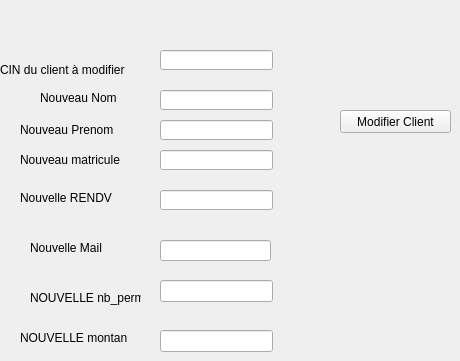
      <widget class="QWidget" name="tab_20">
       <attribute name="title">
        <string>Modifier</string>
       </attribute>
       <widget class="QLabel" name="label_77">
        <property name="geometry">
         <rect>
          <x>0</x>
          <y>60</y>
          <width>151</width>
          <height>20</height>
         </rect>
        </property>
        <property name="text">
         <string>CIN du client à modifier</string>
        </property>
       </widget>
       <widget class="QLabel" name="label_78">
        <property name="geometry">
         <rect>
          <x>40</x>
          <y>90</y>
          <width>81</width>
          <height>16</height>
         </rect>
        </property>
        <property name="text">
         <string>Nouveau Nom</string>
        </property>
       </widget>
       <widget class="QLabel" name="label_79">
        <property name="geometry">
         <rect>
          <x>20</x>
          <y>120</y>
          <width>121</width>
          <height>20</height>
         </rect>
        </property>
        <property name="text">
         <string>Nouveau Prenom</string>
        </property>
       </widget>
       <widget class="QLabel" name="label_80">
        <property name="geometry">
         <rect>
          <x>20</x>
          <y>150</y>
          <width>111</width>
          <height>20</height>
         </rect>
        </property>
        <property name="text">
         <string>Nouveau matricule</string>
        </property>
       </widget>
       <widget class="QLabel" name="label_81">
        <property name="geometry">
         <rect>
          <x>20</x>
          <y>190</y>
          <width>111</width>
          <height>16</height>
         </rect>
        </property>
        <property name="text">
         <string>Nouvelle RENDV</string>
        </property>
       </widget>
       <widget class="QLineEdit" name="le_ID_C_modifier">
        <property name="geometry">
         <rect>
          <x>160</x>
          <y>50</y>
          <width>113</width>
          <height>20</height>
         </rect>
        </property>
       </widget>
       <widget class="QLineEdit" name="le_nom_modifier">
        <property name="geometry">
         <rect>
          <x>160</x>
          <y>90</y>
          <width>113</width>
          <height>20</height>
         </rect>
        </property>
       </widget>
       <widget class="QLineEdit" name="le_prenom_modifier">
        <property name="geometry">
         <rect>
          <x>160</x>
          <y>120</y>
          <width>113</width>
          <height>20</height>
         </rect>
        </property>
       </widget>
       <widget class="QLineEdit" name="le_TELEPHONE_modifier">
        <property name="geometry">
         <rect>
          <x>160</x>
          <y>150</y>
          <width>113</width>
          <height>20</height>
         </rect>
        </property>
       </widget>
       <widget class="QLineEdit" name="le_DATEREN_modifier">
        <property name="geometry">
         <rect>
          <x>160</x>
          <y>190</y>
          <width>113</width>
          <height>20</height>
         </rect>
        </property>
       </widget>
       <widget class="QPushButton" name="pb_modifier">
        <property name="geometry">
         <rect>
          <x>340</x>
          <y>110</y>
          <width>111</width>
          <height>23</height>
         </rect>
        </property>
        <property name="text">
         <string>Modifier Client</string>
        </property>
       </widget>
       <widget class="QLabel" name="label_82">
        <property name="geometry">
         <rect>
          <x>30</x>
          <y>240</y>
          <width>101</width>
          <height>16</height>
         </rect>
        </property>
        <property name="text">
         <string>Nouvelle Mail</string>
        </property>
       </widget>
       <widget class="QLineEdit" name="le_MailN">
        <property name="geometry">
         <rect>
          <x>160</x>
          <y>240</y>
          <width>111</width>
          <height>21</height>
         </rect>
        </property>
       </widget>
       <widget class="QLabel" name="label_83">
        <property name="geometry">
         <rect>
          <x>30</x>
          <y>290</y>
          <width>111</width>
          <height>16</height>
         </rect>
        </property>
        <property name="text">
         <string>NOUVELLE nb_permis</string>
        </property>
       </widget>
       <widget class="QLineEdit" name="le_nbpermis">
        <property name="geometry">
         <rect>
          <x>160</x>
          <y>280</y>
          <width>113</width>
          <height>22</height>
         </rect>
        </property>
        <property name="text">
         <string/>
        </property>
       </widget>
       <widget class="QLabel" name="label_84">
        <property name="geometry">
         <rect>
          <x>20</x>
          <y>330</y>
          <width>111</width>
          <height>16</height>
         </rect>
        </property>
        <property name="text">
         <string>NOUVELLE montan</string>
        </property>
       </widget>
       <widget class="QLineEdit" name="le_PISTE_modifier">
        <property name="geometry">
         <rect>
          <x>160</x>
          <y>330</y>
          <width>113</width>
          <height>22</height>
         </rect>
        </property>
       </widget>
      </widget>
